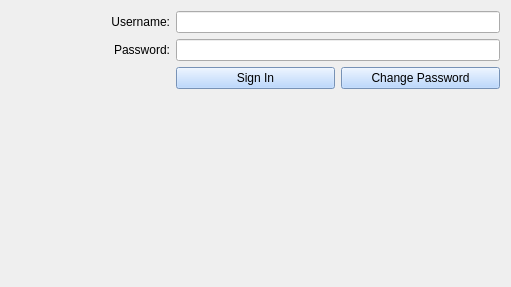
<?xml version="1.0" encoding="UTF-8"?>
<ui version="4.0">
 <class>AdminAuthForm</class>
 <widget class="QWidget" name="AdminAuthForm">
  <property name="geometry">
   <rect>
    <x>0</x>
    <y>0</y>
    <width>511</width>
    <height>287</height>
   </rect>
  </property>
  <property name="windowTitle">
   <string>Admin Authentication</string>
  </property>
  <property name="windowIcon">
   <iconset>
    <normaloff>auth_icon.jpg</normaloff>auth_icon.jpg</iconset>
  </property>
  <property name="styleSheet">
   <string notr="true">font: 12pt &quot;MS Shell Dlg 2&quot;;

QPushButton{
background-color: rgb(167, 205, 255);
}</string>
  </property>
  <layout class="QHBoxLayout" name="horizontalLayout">
   <item>
    <layout class="QVBoxLayout" name="verticalLayout">
     <item>
      <layout class="QGridLayout" name="gridLayout">
       <item row="1" column="4" colspan="2">
        <widget class="QLineEdit" name="pwdlineEdit">
         <property name="echoMode">
          <enum>QLineEdit::Password</enum>
         </property>
        </widget>
       </item>
       <item row="2" column="5">
        <widget class="QPushButton" name="change_btn">
         <property name="styleSheet">
          <string notr="true">QPushButton{
background-color: rgb(167, 205, 255);
}</string>
         </property>
         <property name="text">
          <string>Change Password</string>
         </property>
        </widget>
       </item>
       <item row="1" column="1">
        <widget class="QLabel" name="label_2">
         <property name="text">
          <string>Password:</string>
         </property>
         <property name="alignment">
          <set>Qt::AlignRight|Qt::AlignTrailing|Qt::AlignVCenter</set>
         </property>
        </widget>
       </item>
       <item row="0" column="1">
        <widget class="QLabel" name="label">
         <property name="layoutDirection">
          <enum>Qt::LeftToRight</enum>
         </property>
         <property name="text">
          <string>Username:</string>
         </property>
         <property name="alignment">
          <set>Qt::AlignRight|Qt::AlignTrailing|Qt::AlignVCenter</set>
         </property>
        </widget>
       </item>
       <item row="0" column="4" colspan="2">
        <widget class="QLineEdit" name="user_lineEdit"/>
       </item>
       <item row="2" column="4">
        <widget class="QPushButton" name="signin_btn">
         <property name="styleSheet">
          <string notr="true">QPushButton{
background-color: rgb(167, 205, 255);
}</string>
         </property>
         <property name="text">
          <string>Sign In</string>
         </property>
         <property name="shortcut">
          <string>Return</string>
         </property>
        </widget>
       </item>
       <item row="3" column="4" colspan="2" alignment="Qt::AlignHCenter">
        <widget class="QLabel" name="response_label">
         <property name="styleSheet">
          <string notr="true">color: rgb(255, 0, 0);

QPushButton{
background-color: rgb(167, 205, 255);
}</string>
         </property>
        </widget>
       </item>
      </layout>
     </item>
    </layout>
   </item>
  </layout>
 </widget>
 <tabstops>
  <tabstop>user_lineEdit</tabstop>
  <tabstop>pwdlineEdit</tabstop>
  <tabstop>signin_btn</tabstop>
  <tabstop>change_btn</tabstop>
 </tabstops>
 <resources/>
 <connections/>
</ui>
